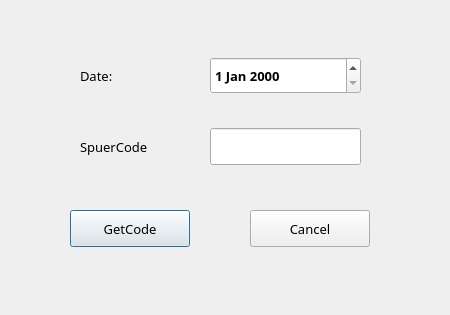
<?xml version="1.0" encoding="UTF-8"?>
<ui version="4.0">
 <class>QSuperPasswordClass</class>
 <widget class="QDialog" name="QSuperPasswordClass">
  <property name="geometry">
   <rect>
    <x>0</x>
    <y>0</y>
    <width>450</width>
    <height>315</height>
   </rect>
  </property>
  <property name="sizePolicy">
   <sizepolicy hsizetype="Fixed" vsizetype="Fixed">
    <horstretch>0</horstretch>
    <verstretch>0</verstretch>
   </sizepolicy>
  </property>
  <property name="minimumSize">
   <size>
    <width>450</width>
    <height>315</height>
   </size>
  </property>
  <property name="maximumSize">
   <size>
    <width>450</width>
    <height>315</height>
   </size>
  </property>
  <property name="windowTitle">
   <string>SuperCode 2.1</string>
  </property>
  <property name="windowIcon">
   <iconset resource="QSuperPassword.qrc">
    <normaloff>:/img/img/icon.ico</normaloff>:/img/img/icon.ico</iconset>
  </property>
  <property name="autoFillBackground">
   <bool>false</bool>
  </property>
  <property name="styleSheet">
   <string notr="true"/>
  </property>
  <widget class="QDateEdit" name="leClender">
   <property name="geometry">
    <rect>
     <x>210</x>
     <y>57</y>
     <width>151</width>
     <height>37</height>
    </rect>
   </property>
   <property name="font">
    <font>
     <family>Microsoft YaHei</family>
     <pointsize>10</pointsize>
     <weight>75</weight>
     <bold>true</bold>
     <kerning>true</kerning>
    </font>
   </property>
  </widget>
  <widget class="QLabel" name="ldate">
   <property name="geometry">
    <rect>
     <x>80</x>
     <y>60</y>
     <width>120</width>
     <height>32</height>
    </rect>
   </property>
   <property name="font">
    <font>
     <family>Microsoft YaHei</family>
     <pointsize>10</pointsize>
     <weight>50</weight>
     <bold>false</bold>
    </font>
   </property>
   <property name="text">
    <string>Date:</string>
   </property>
  </widget>
  <widget class="QLabel" name="ldevicecode">
   <property name="geometry">
    <rect>
     <x>80</x>
     <y>131</y>
     <width>120</width>
     <height>32</height>
    </rect>
   </property>
   <property name="font">
    <font>
     <family>Microsoft YaHei</family>
     <pointsize>10</pointsize>
     <weight>50</weight>
     <bold>false</bold>
    </font>
   </property>
   <property name="cursor">
    <cursorShape>ArrowCursor</cursorShape>
   </property>
   <property name="text">
    <string>SpuerCode</string>
   </property>
  </widget>
  <widget class="QLineEdit" name="leSuperPwd">
   <property name="geometry">
    <rect>
     <x>210</x>
     <y>128</y>
     <width>151</width>
     <height>37</height>
    </rect>
   </property>
   <property name="font">
    <font>
     <family>Microsoft YaHei</family>
     <pointsize>10</pointsize>
     <weight>75</weight>
     <bold>true</bold>
    </font>
   </property>
  </widget>
  <widget class="QPushButton" name="btnGetSuperPwd">
   <property name="geometry">
    <rect>
     <x>70</x>
     <y>210</y>
     <width>120</width>
     <height>37</height>
    </rect>
   </property>
   <property name="font">
    <font>
     <family>Microsoft YaHei</family>
     <pointsize>10</pointsize>
     <weight>50</weight>
     <bold>false</bold>
    </font>
   </property>
   <property name="text">
    <string>GetCode</string>
   </property>
  </widget>
  <widget class="QPushButton" name="btnCancel">
   <property name="geometry">
    <rect>
     <x>250</x>
     <y>210</y>
     <width>120</width>
     <height>37</height>
    </rect>
   </property>
   <property name="font">
    <font>
     <family>Microsoft YaHei</family>
     <pointsize>10</pointsize>
     <weight>50</weight>
     <bold>false</bold>
    </font>
   </property>
   <property name="autoFillBackground">
    <bool>true</bool>
   </property>
   <property name="text">
    <string>Cancel</string>
   </property>
  </widget>
 </widget>
 <layoutdefault spacing="6" margin="11"/>
 <resources>
  <include location="QSuperPassword.qrc"/>
 </resources>
 <connections/>
</ui>
